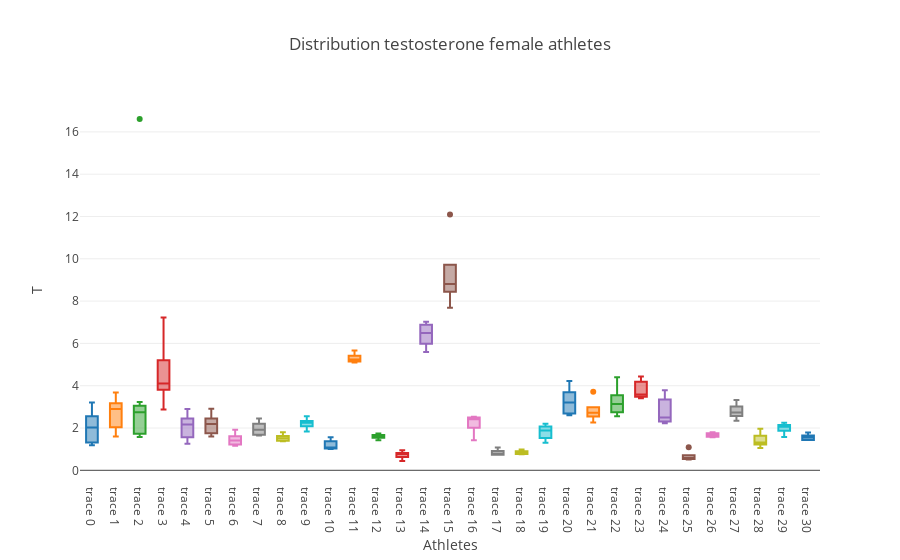

The cell this chart's notebook holds for it:
### Markdown cell above
### Testosterone distributions per athletes

### Code cell
plotData = []
for test in female_testosterones:
    plotData.append(go.Box(y= test, showlegend=False))
layout = dict(title = 'Distribution testosterone female athletes ',
              xaxis = dict(title = 'Athletes'),
              yaxis = dict(title = 'T'))

iplot(dict(data=plotData, layout=layout))

### Figure 1 — Plotly figure (JSON) as saved in the notebook; plotly's stock layout.template omitted (floating-point values rounded to 4 significant figures)
{"data": [{"showlegend": false, "type": "box", "y": [1.19, 1.23, 1.26, 1.28, 1.32, 1.43, 1.58, 1.67, 2.02, 2.22, 2.35, 2.45, 2.53, 2.62, 3.02, 3.05, 3.21]}, {"showlegend": false, "type": "box", "y": [1.6, 1.6, 1.83, 2.01, 2.05, 2.14, 2.49, 2.71, 2.9, 2.97, 2.98, 3.04, 3.15, 3.23, 3.32, 3.67, 3.68]}, {"showlegend": false, "type": "box", "y": [1.57, 1.64, 1.75, 1.92, 2.75, 2.83, 2.99, 3.23, 16.61]}, {"showlegend": false, "type": "box", "y": [2.87, 3.22, 3.65, 3.71, 3.84, 3.95, 4.01, 4.06, 4.1, 4.36, 4.41, 4.55, 5.12, 5.45, 5.91, 6.37, 7.23]}, {"showlegend": false, "type": "box", "y": [1.25, 1.33, 1.4, 1.56, 1.57, 1.64, 2.06, 2.16, 2.18, 2.23, 2.27, 2.36, 2.55, 2.85, 2.86, 2.9]}, {"showlegend": false, "type": "box", "y": [1.6, 1.81, 2.19, 2.3, 2.91]}, {"showlegend": false, "type": "box", "y": [1.16, 1.24, 1.41, 1.51, 1.92]}, {"showlegend": false, "type": "box", "y": [1.64, 1.69, 1.92, 2.12, 2.45]}, {"showlegend": false, "type": "box", "y": [1.37, 1.4, 1.52, 1.57, 1.8]}, {"showlegend": false, "type": "box", "y": [1.84, 2.16, 2.25, 2.25, 2.56]}, {"showlegend": false, "type": "box", "y": [1.01, 1.04, 1.07, 1.31, 1.56]}, {"showlegend": false, "type": "box", "y": [5.1, 5.16, 5.24, 5.34, 5.66]}, {"showlegend": false, "type": "box", "y": [1.42, 1.58, 1.6, 1.64, 1.74]}, {"showlegend": false, "type": "box", "y": [0.44, 0.69, 0.77, 0.78, 0.95]}, {"showlegend": false, "type": "box", "y": [5.59, 6.11, 6.49, 6.83, 7.02]}, {"showlegend": false, "type": "box", "y": [7.69, 8.7, 8.81, 8.92, 12.1]}, {"showlegend": false, "type": "box", "y": [1.42, 2.21, 2.41, 2.48, 2.53]}, {"showlegend": false, "type": "box", "y": [0.73, 0.73, 0.74, 0.86, 1.08]}, {"showlegend": false, "type": "box", "y": [0.76, 0.77, 0.86, 0.88, 0.98]}, {"showlegend": false, "type": "box", "y": [1.3, 1.61, 1.88, 2.03, 2.2]}, {"showlegend": false, "type": "box", "y": [2.6, 2.71, 3.21, 3.52, 4.22]}, {"showlegend": false, "type": "box", "y": [2.26, 2.64, 2.72, 2.73, 3.72]}, {"showlegend": false, "type": "box", "y": [2.56, 2.8, 3.13, 3.26, 4.4]}, {"showlegend": false, "type": "box", "y": [3.41, 3.5, 3.59, 4.1, 4.44]}, {"showlegend": false, "type": "box", "y": [2.23, 2.33, 2.5, 3.21, 3.78]}, {"showlegend": false, "type": "box", "y": [0.51, 0.55, 0.56, 0.59, 1.09]}, {"showlegend": false, "type": "box", "y": [1.56, 1.62, 1.71, 1.8]}, {"showlegend": false, "type": "box", "y": [2.34, 2.65, 2.73, 2.91, 3.33]}, {"showlegend": false, "type": "box", "y": [1.05, 1.28, 1.31, 1.53, 1.96]}, {"showlegend": false, "type": "box", "y": [1.57, 1.97, 2.06, 2.1, 2.25]}, {"showlegend": false, "type": "box", "y": [1.43, 1.44, 1.55, 1.6, 1.79]}], "layout": {"title": "Distribution testosterone female athletes ", "xaxis": {"title": "Athletes"}, "yaxis": {"title": "T"}}}
